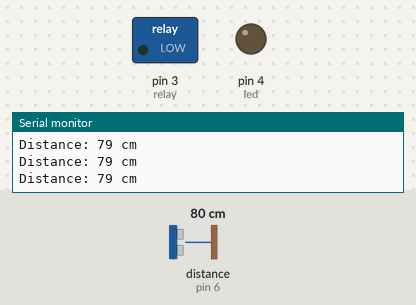
Bench run of a sketch on a simulated Arduino Uno, built with avr-gcc and run on an emulated ATmega328P. Shown: switched loads named in the sketch (green lamp = pin HIGH), output pins drawn as LEDs (lit = HIGH), the last lines printed to the serial monitor. Wiring (inferred from the names in the program): ultrasonic range finder: trigger pin 5; echo pin 6. The inputs (shaded band) are chosen by the test bench; at power-on: distance to the obstacle (sensor on pin 6) 80 cm. The echo pulse lasts 58.3 µs per cm; pins used as bus, display or sensor lines are not drawn.

Above: at 1.2 s.
1.3 s: distance to the obstacle (sensor on pin 6) set to 17 cm
2.8 s: distance to the obstacle (sensor on pin 6) set to 14 cm
At 3.7 s:
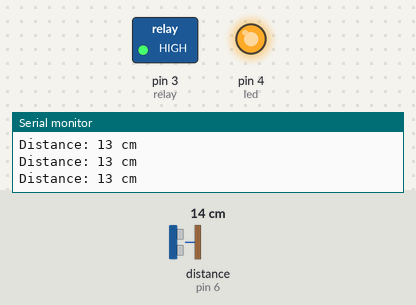
4.3 s: distance to the obstacle (sensor on pin 6) set to 35 cm
At 5.5 s:
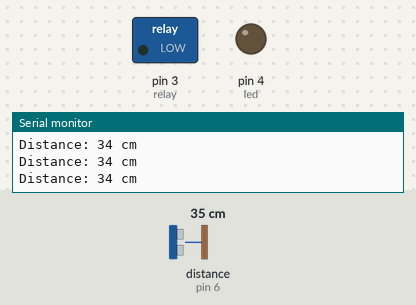
5.9 s: distance to the obstacle (sensor on pin 6) set to 9 cm
At 7.5 s:
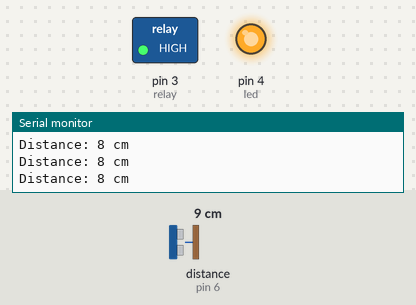
Timing chart, 0 to 8.5 s (numbered marks = the images above; inputs shaded):
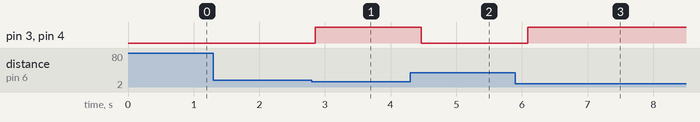

Measured:
- the behaviour switches between 16 and 15 cm on distance to the obstacle (sensor on pin 6) (found by bisection; images 0 and 1)
- after the input at 2.8 s, pin 3 (relay), pin 4 (led): LOW → HIGH after 0.05 s
- after the input at 4.3 s, pin 3 (relay), pin 4 (led): HIGH → LOW after 0.17 s
- after the input at 5.9 s, pin 3 (relay), pin 4 (led): LOW → HIGH after 0.19 s

The sketch:

smart_hand_wash_machine.ino
```cpp
// Pin definitions
#define led 4
#define relay 3
#define trigPin 5
#define echoPin 6

long duration;
int distance;

void setup() {
  pinMode(led, OUTPUT);
  pinMode(relay, OUTPUT);
  pinMode(trigPin, OUTPUT);
  pinMode(echoPin, INPUT);

  digitalWrite(led, LOW);
  digitalWrite(relay, LOW);

  Serial.begin(9600);
}

void loop() {
  // Trigger ultrasonic pulse
  digitalWrite(trigPin, LOW);
  delayMicroseconds(2);
  digitalWrite(trigPin, HIGH);
  delayMicroseconds(10);
  digitalWrite(trigPin, LOW);


  // Measure echo pulse
  duration = pulseIn(echoPin, HIGH);
  distance = duration * 0.034 / 2;  // Convert to cm

  Serial.print("Distance: ");
  Serial.print(distance);
  Serial.println(" cm");

  // If hands are near (< 15cm), activate relay + LED
  if (distance > 0 && distance < 15) {
    digitalWrite(relay, HIGH);  // Water pump ON
    digitalWrite(led, HIGH);    // LED ON
  } else {
    digitalWrite(relay, LOW);   // Water pump OFF
    digitalWrite(led, LOW);     // LED OFF
  }

  delay(200);
}
```
